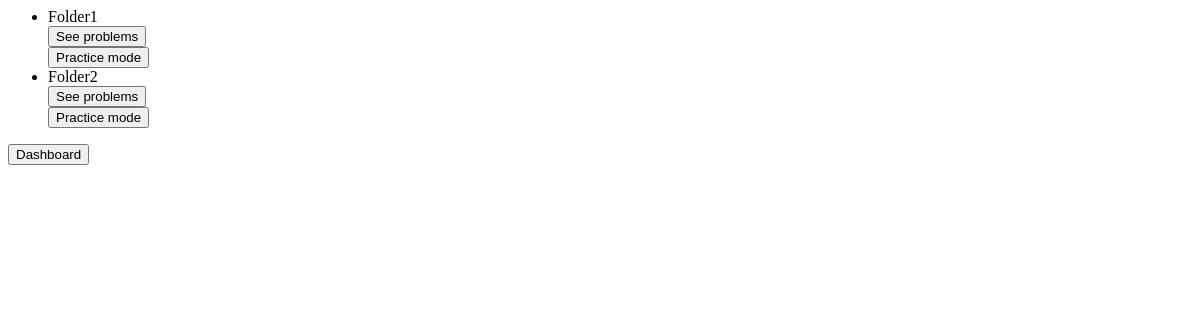
The page /retrieve (signed in) on the database as committed earlier.
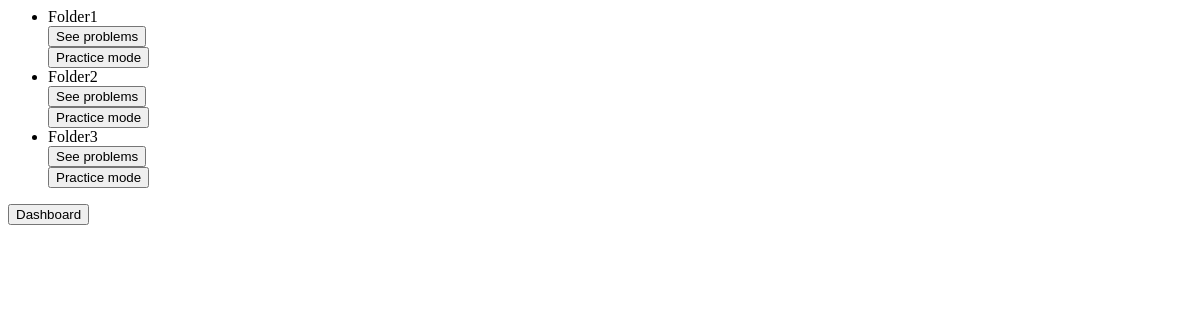
The same page on the database as committed later.
### models.py (models this page shows)
class Folder(db.Model):
  id = db.Column(db.Integer, primary_key = True)
  user_id = db.Column(db.Integer, ForeignKey('user.id'), nullable = False)
  name = db.Column(db.Text, nullable = False)
  folder_mastery = db.Column(db.Float, default = 0.0)
  problems = db.relationship('Problem', backref='folder', lazy=True)

### routes.py (the view)
@app.route('/retrieve', methods = ['GET','POST'])
@login_required
def retrieve():
  folders = Folder.query.all()
  return render_template('retrieve.html', folders=folders)

### app.py (called while the page is built)
@login_manager.user_loader
def load_user(user_id):
    return User.query.get(int(user_id))

### templates/retrieve.html (shortened to what this page needs)
<html>
<head>
</head>
<body>
    <ul class="folders">
        {% for folder in folders %}
            <li>{{ folder.name }}</li>
            <div id = "show-problems-div">
                <button onclick="show_problem_title('{{ folder.id }}')">See problems</button>
            </div>
            <button onclick="practice_mode_folder('{{ folder.id }}')" id="practice-button">Practice mode</button>
        {% endfor %}
    </ul>
    <a href = "{{ url_for('dashboard') }}"><button id="dashboard-home-button">Dashboard</button></a>
</body>
</html>

Rows that differ between the two databases and show on the page:
added Folder: name "Folder3"
